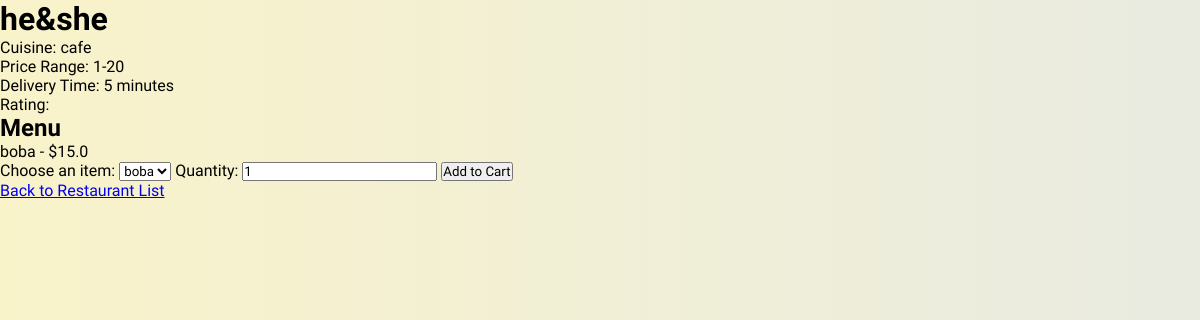
The page /restaurant/2 (signed in) on the database its author committed.
### tables this page shows
CREATE TABLE restaurants (
                id INTEGER PRIMARY KEY AUTOINCREMENT,
                name TEXT NOT NULL,
                cuisine TEXT NOT NULL,
                price_range TEXT NOT NULL,
                delivery_time INTEGER NOT NULL,
                owner_username TEXT NOT NULL,
                FOREIGN KEY (owner_username) REFERENCES users(username)
            );

CREATE TABLE menu_items (
                id INTEGER PRIMARY KEY AUTOINCREMENT,
                restaurant_id INTEGER NOT NULL,
                name TEXT NOT NULL,
                price REAL NOT NULL,
                FOREIGN KEY (restaurant_id) REFERENCES restaurants(id)
            );

### app.py (the view)
@app.route("/restaurant/<int:restaurant_id>")
@login_required(role='buyer')
def restaurant_detail(restaurant_id):
    conn = get_db_connection()
    cursor = conn.cursor()
    try:
        cursor.execute("SELECT * FROM restaurants WHERE id = ?", (restaurant_id,))
        restaurant = cursor.fetchone()
        if not restaurant:
            return "Restaurant not found", 404
        cursor.execute("SELECT * FROM menu_items WHERE restaurant_id = ?", (restaurant_id,))
        menu_items = cursor.fetchall()
    except sqlite3.Error as e:
        print(f"SQLite error: {e}")
        return "An error occurred", 500
    finally:
        conn.close()
    return render_template("restaurant_detail.html", restaurant=restaurant, menu_items=menu_items)

### app.py (called while the page is built)
def get_db_connection():
    con = sqlite3.connect("database.db")
    con.row_factory = sqlite3.Row
    return con

def login_required(role=None):
    def decorator(f):
        @wraps(f)
        def decorated_function(*args, **kwargs):
            if 'username' not in session:
                flash("You need to log in to access this page.", "error")
                return redirect(url_for('login'))
            if role and session.get('role') != role:
                flash("You do not have permission to access this page.", "error")
                return redirect(url_for('index'))
            return f(*args, **kwargs)
        return decorated_function
    return decorator

### templates/restaurant_detail.html (shortened to what this page needs)
<!DOCTYPE html>
<html lang="en">
<head>
    <link rel="stylesheet" type="text/css" href="../static/style2.css">
    <link rel="stylesheet" href="https://unpkg.com/boxicons@latest/css/boxicons.min.css">
<link href="https://cdn.jsdelivr.net/npm/remixicon@4.3.0/fonts/remixicon.css" rel="stylesheet"/>
    <link rel="stylesheet" href="https://unpkg.com/aos@next/dist/aos.css" />
</head>
<body>
    <h1>{{ restaurant.name }}</h1>
    <p>Cuisine: {{ restaurant.cuisine }}</p>
    <p>Price Range: {{ restaurant.price_range }}</p>
    <p>Delivery Time: {{ restaurant.delivery_time }} minutes</p>
    <p>Rating: {{ restaurant.rating }}</p>
    <h2>Menu</h2>
    <ul>
        {% for item in menu_items %}
            <li>{{ item.name }} - ${{ item.price }}</li>
        {% endfor %}
    </ul>
    <form action="{{ url_for('add_to_cart') }}" method="post">
        <label for="item_name">Choose an item:</label>
        <select name="item_name" id="item_name">
            {% for item in menu_items %}
                <option value="{{ item.name }}">{{ item.name }}</option>
            {% endfor %}
        </select>
        <label for="quantity">Quantity:</label>
        <input type="number" name="quantity" id="quantity" value="1" min="1">
        <button type="submit">Add to Cart</button>
    </form>
    <a href="{{ url_for('restaurant_list') }}">Back to Restaurant List</a>
</body>
</html>

### static/style2.css (style rules this page uses)
* { padding: 0; margin: 0; box-sizing: border-box; font-family: "New Amsterdam", sans-serif; }
:root { --first-color: hsl(82, 60%, 28%); --title-color: hsl(0, 0%, 15%); --text-color: hsl(0, 0%, 35%); --body-color: hsl(0, 0%, 95%); --container-color: hsl(0, 0%, 100%); --h2-font-size: 1.25rem; --small-font-size: .813rem; }
body { background-color: #e9ffe9 ; background:linear-gradient(to left , rgb(233, 235, 225),#f9f3ca) ; }

### rows shown on the page
restaurants: name "he&she", cuisine "cafe", price_range "1-20", delivery_time "5"
menu_items: name "boba", price "15.0"

### other values the page prints
form field item_name "boba"
